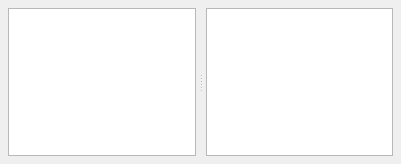
<?xml version="1.0" encoding="UTF-8"?>
<ui version="4.0">
 <class>ModuleLifeWeekChart</class>
 <widget class="QWidget" name="ModuleLifeWeekChart">
  <property name="geometry">
   <rect>
    <x>0</x>
    <y>0</y>
    <width>401</width>
    <height>164</height>
   </rect>
  </property>
  <property name="windowTitle">
   <string>ModuleLifeWeekChart</string>
  </property>
  <layout class="QHBoxLayout" name="horizontalLayout">
   <property name="spacing">
    <number>0</number>
   </property>
   <property name="leftMargin">
    <number>8</number>
   </property>
   <property name="topMargin">
    <number>8</number>
   </property>
   <property name="rightMargin">
    <number>8</number>
   </property>
   <property name="bottomMargin">
    <number>8</number>
   </property>
   <item>
    <widget class="QSplitter" name="splitter">
     <property name="orientation">
      <enum>Qt::Horizontal</enum>
     </property>
     <property name="handleWidth">
      <number>10</number>
     </property>
     <widget class="QGraphicsView" name="graphicsView"/>
     <widget class="QListWidget" name="listWidget"/>
    </widget>
   </item>
  </layout>
  <action name="actionAdd_Event">
   <property name="icon">
    <iconset>
     <normaloff>:/white/white_plus.svg</normaloff>:/white/white_plus.svg</iconset>
   </property>
   <property name="text">
    <string>Add Event</string>
   </property>
   <property name="shortcut">
    <string>Ctrl+N</string>
   </property>
  </action>
 </widget>
 <resources>
  <include location="../DongliTeahouse.qrc"/>
 </resources>
 <connections/>
</ui>
